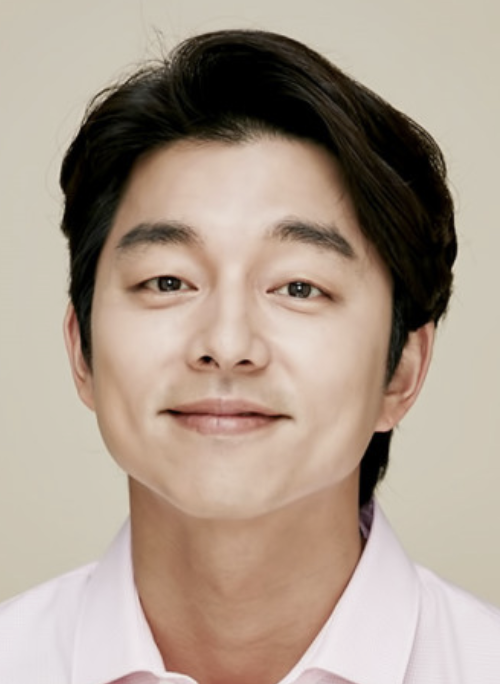
#> input picture pytorch/goognyoo.png, 500 x 684 px
$ python mosaic2.py
#> lines starting #> are read from the running program, lines starting #| are printed output that depends on the picture; after the words box and inside, x2 and y2 are one past the last pixel; in counts of white or black regions, pixels touching at a corner belong together; pictures that were not available may be replaced by others from this repository, and a replacement may not be noted
#> further down, image is the input picture: shape (684, 500, 3); mean B, G, R 141.6, 155.6, 171.7
import timeit
import cv2

def video(cam, cascade):
    while True:
        startTime = timeit.default_timer()
        ret, img = cam.read()
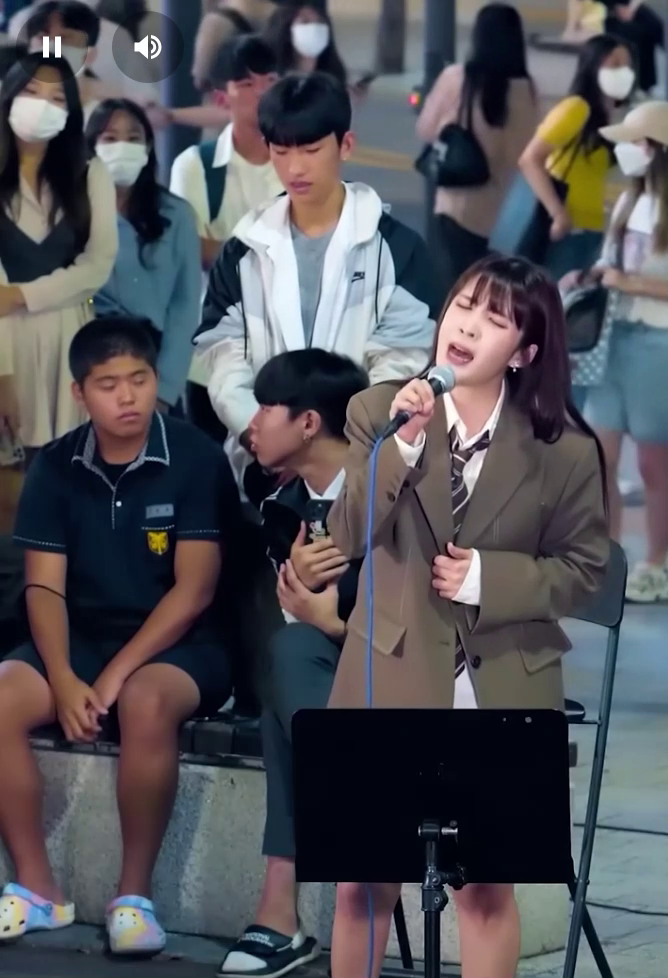
#> input picture frame 10 of pytorch/busking.mp4, 668 x 978 px, given in place of video.mp4, which was not available
#> img is the input picture: shape (978, 668, 3); mean B, G, R 87.6, 81.7, 82.1
        gray = cv2.cvtColor(img, cv2.COLOR_BGR2GRAY)
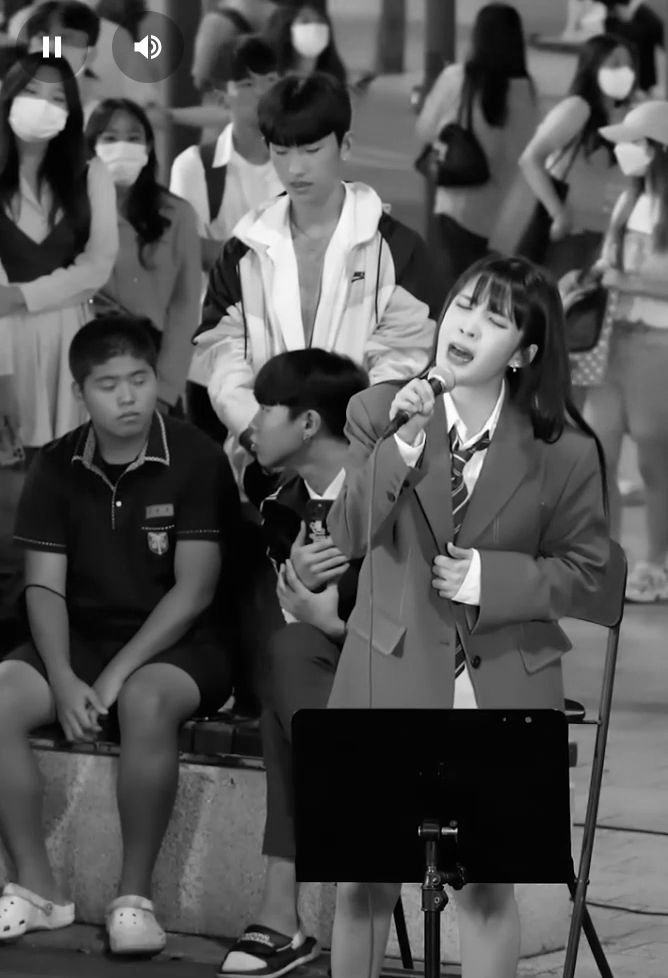
#> gray: shape (978, 668); min 0, max 255, mean 82.4
        # detectMultiScale 객체 탐지 알고리즘
        result = cascade.detectMultiScale(gray, scaleFactor=1.5, minNeighbors=5, minSize=(20, 20))
#> result = [[91, 356, 68, 68]]

        for box in result:
            # 좌표 추출
            x, y, w, h = box
            # 경계 상자 그리기
            cv2.rectangle(img, (x, y), (x + w, y + h), (255, 255, 255), thickness=2)
#> this loop made 1 pass
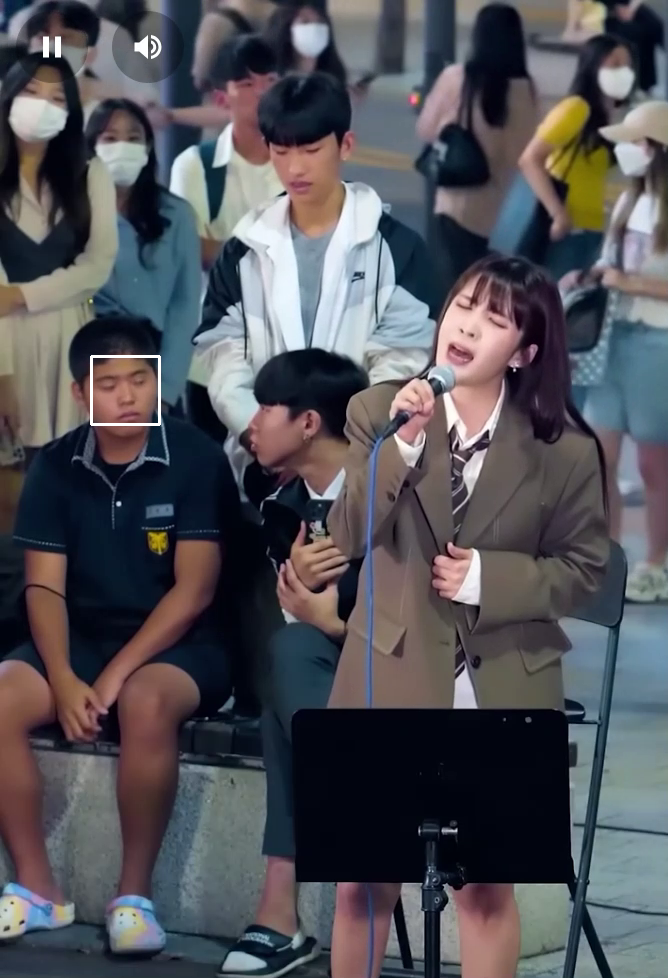
#> img: shape (978, 668, 3); 0.12% of pixels changed, all inside (x1, y1, x2, y2) = (90, 355, 161, 426)

        endTime = timeit.default_timer()
        FPS = 'fps' + str(int(1. / (endTime - startTime)))
        cv2.putText(img, FPS, (30, 30), cv2.FONT_HERSHEY_SIMPLEX, 1, (255, 255, 255), 1)
#> img: shape (978, 668, 3); 0.02% of pixels changed, all inside (x1, y1, x2, y2) = (32, 9, 90, 38)

        cv2.imshow('facenet model', img)
        # waitKey : 키 입력을 기다림
        if cv2.waitKey(1) > 0:
#> (key Esc is pressed here)
            break

def img(image, cascade):
    # 영상 압축
    img = cv2.resize(image, dsize=None, fx=0.5, fy=0.5)
    gray = cv2.cvtColor(img, cv2.COLOR_BGR2GRAY)
    # detectMultiScale 객체 탐지 알고리즘
    result = cascade.detectMultiScale(gray, scaleFactor=1.5, minNeighbors=5, minSize=(20, 20))

    for box in result:
        # 좌표 추출
        x, y, w, h = box
        # 경계 상자 그리기
        cv2.rectangle(img, (x, y), (x + w, y + h), (255, 255, 255), thickness=2)

    # 사진 출력
    cv2.imshow('facenet model', img)
    cv2.waitKey(10000)


cascade_filename = 'haarcascade_frontalface_alt.xml'
cascade = cv2.CascadeClassifier(cascade_filename)

cam = cv2.VideoCapture('video.mp4')
image = cv2.imread('goognyoo.png')

# 영상 탐지기
video(cam, cascade)
# 사진 탐지기
# imgDetector(cam,cascade)
